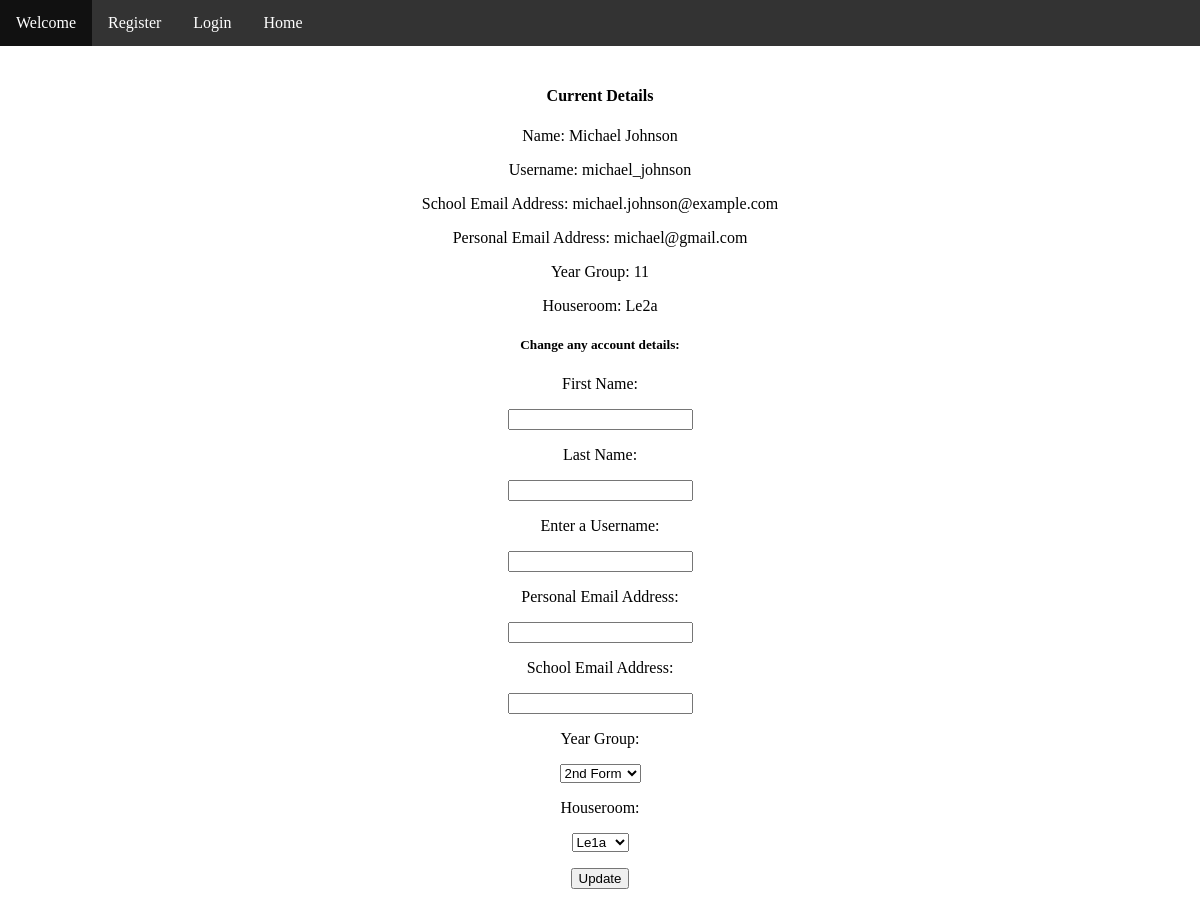
/updatereader/3, run on the app's committed database.
### tables this page shows
CREATE TABLE Reader (
    ReaderID INTEGER PRIMARY KEY AUTOINCREMENT,
    FirstName VARCHAR(15) NOT NULL,
    LastName VARCHAR(15) NOT NULL,
    ReaderUsername VARCHAR(15) NOT NULL,
    ReaderSalt VARCHAR(15) NOT NULL,
    ReaderHash VARCHAR(20),
    SchoolEmailAddress VARCHAR(25) NOT NULL,
    PersonalEmailAddress VARCHAR(25) NOT NULL,
    DateOfBirth DATE NOT NULL,
    YearGroup INTEGER NOT NULL,
    Houseroom VARCHAR (15) NOT NULL,
    AdminCode VARCHAR(5)  
);

### app.py (the view, shortened to what this page needs)
@app.route("/updatereader/<int:readerID>", methods=["GET", "POST"])
def updatereader(readerID):
    updateDetailsForm = UpdateDetailsForm()
    currentAccountDetails = reader.getCurrentAccountDetails(readerID)
    return render_template("updatereader.html", currentAccountDetails=currentAccountDetails, updateDetailsForm=updateDetailsForm, readerID=readerID)

### app.py (called while the page is built)
@app.before_request
def before_request():
    if request.endpoint in ['logout']:
        session.pop('user_type', None)
        session.pop('username', None)
        session.pop('logged_in', None)
        session.pop('readerID', None)

@app.context_processor
def injectGlobalVariables():
    loggedIn = session.get('logged_in', False)
    if 'readerID' in session:
        readerID = session['readerID']
        notifications, _ = notificationManager.getNotificationsForReader(readerID)
        numNotifications = len(notifications)
    else:
        numNotifications = 0
    return dict(loggedIn=loggedIn, numNotifications=numNotifications)

    def connect(self):
        self.con = sqlite3.connect(self.dbName)
        self.cur = self.con.cursor()

    def execute(self, query, params=()):
        self.cur.execute(query, params)

    def fetchOne(self):
        return self.cur.fetchone()

    def close(self):
        self.con.close()

    def getCurrentAccountDetails(self, readerID=None):
        self.db.connect()
        query = """SELECT FirstName, LastName, ReaderUsername, SchoolEmailAddress, PersonalEmailAddress, YearGroup, Houseroom FROM Reader WHERE ReaderID = ?"""
        if readerID is not None:
            params = (readerID, )
        else:
            params = (self.readerID, )
        self.db.execute(query, params)
        accountDetails = self.db.fetchOne()
        self.db.close()
        return accountDetails

### templates/updatereader.html (shortened to what this page needs)
{% extends "welcomepage.html" %}
{%block content%}
    <h4>Current Details</h4>
    <p>Name: {{currentAccountDetails[0]}} {{currentAccountDetails[1]}}</p>
    <p>Username: {{currentAccountDetails[2]}}</p>
    <p>School Email Address: {{currentAccountDetails[3]}}</p>
    <p>Personal Email Address: {{currentAccountDetails[4]}}</p>
    {% if currentAccountDetails[5] == 1 %}
        <p>Role: Librarian</p>
    {% elif currentAccountDetails[5] == 0 %}
        <p>Role: Staff</p>
    {% else %}
        <p>Year Group: {{currentAccountDetails[5]}}</p>
    {% endif %}
    <p>Houseroom: {{currentAccountDetails[6]}}</p>
    <h5>Change any account details:</h5>
    <form action="/updatereader/{{readerID}}" method="POST">
        <p>{{updateDetailsForm.readerFirstName.label}}</p>
        <p>{{updateDetailsForm.readerFirstName()}}</p>
        <p>{{updateDetailsForm.readerLastName.label}}</p>
        <p>{{updateDetailsForm.readerLastName()}}</p>
        <p>{{updateDetailsForm.readerUsername.label}}</p>
        <p>{{updateDetailsForm.readerUsername()}}</p>
        <p>{{updateDetailsForm.readerPersonalEmailAddress.label}}</p>
        <p>{{updateDetailsForm.readerPersonalEmailAddress()}}</p>
        <p>{{updateDetailsForm.readerSchoolEmailAddress.label}}</p>
        <p>{{updateDetailsForm.readerSchoolEmailAddress()}}</p>
        <p>{{updateDetailsForm.readerYearGroup.label}}</p>
        <p>{{updateDetailsForm.readerYearGroup()}}</p>
        <p>{{updateDetailsForm.readerHouseroom.label}}</p>
        <p>{{updateDetailsForm.readerHouseroom()}}</p>
        <p>{{updateDetailsForm.update()}}</p>
    </form>
{% endblock %}

### static/css/welcomepage.css (style rules this page uses)
body { margin: 0; }

### data on the page
Reader: FirstName "Michael", LastName "Johnson", ReaderUsername "michael_johnson", SchoolEmailAddress "michael.johnson@example.com", PersonalEmailAddress "michael@gmail.com", YearGroup "11", Houseroom "Le2a"

### other printed values
{{ updateDetailsForm.readerFirstName.label }} "First Name:"
{{ updateDetailsForm.readerLastName.label }} "Last Name:"
{{ updateDetailsForm.readerUsername.label }} "Enter a Username:"
{{ updateDetailsForm.readerPersonalEmailAddress.label }} "Personal Email Address:"
{{ updateDetailsForm.readerSchoolEmailAddress.label }} "School Email Address:"
{{ updateDetailsForm.readerYearGroup.label }} "Year Group:"
{{ updateDetailsForm.readerHouseroom.label }} "Houseroom:"
